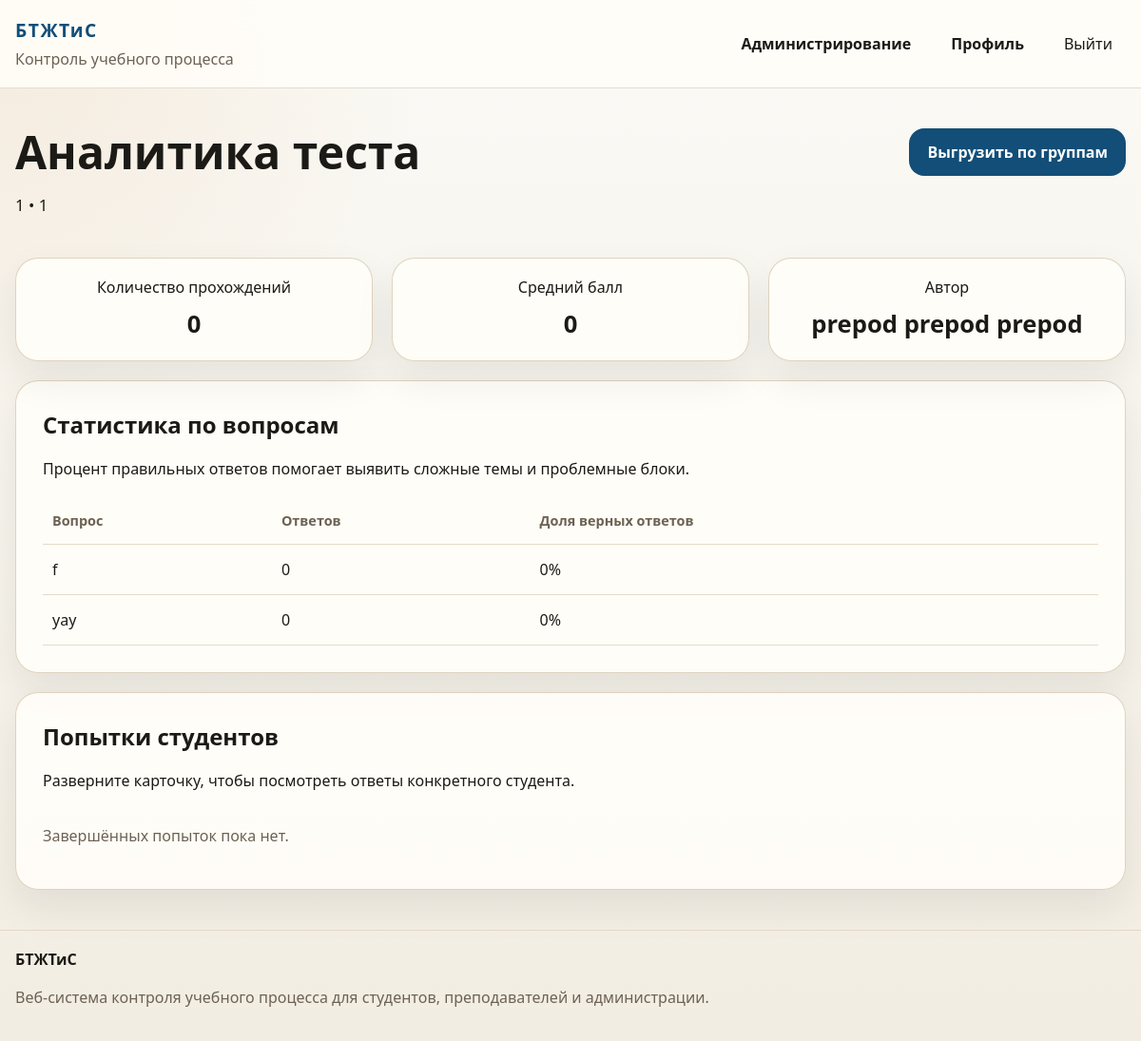
The app's page /teacher/reports/3/ (signed in), older data.
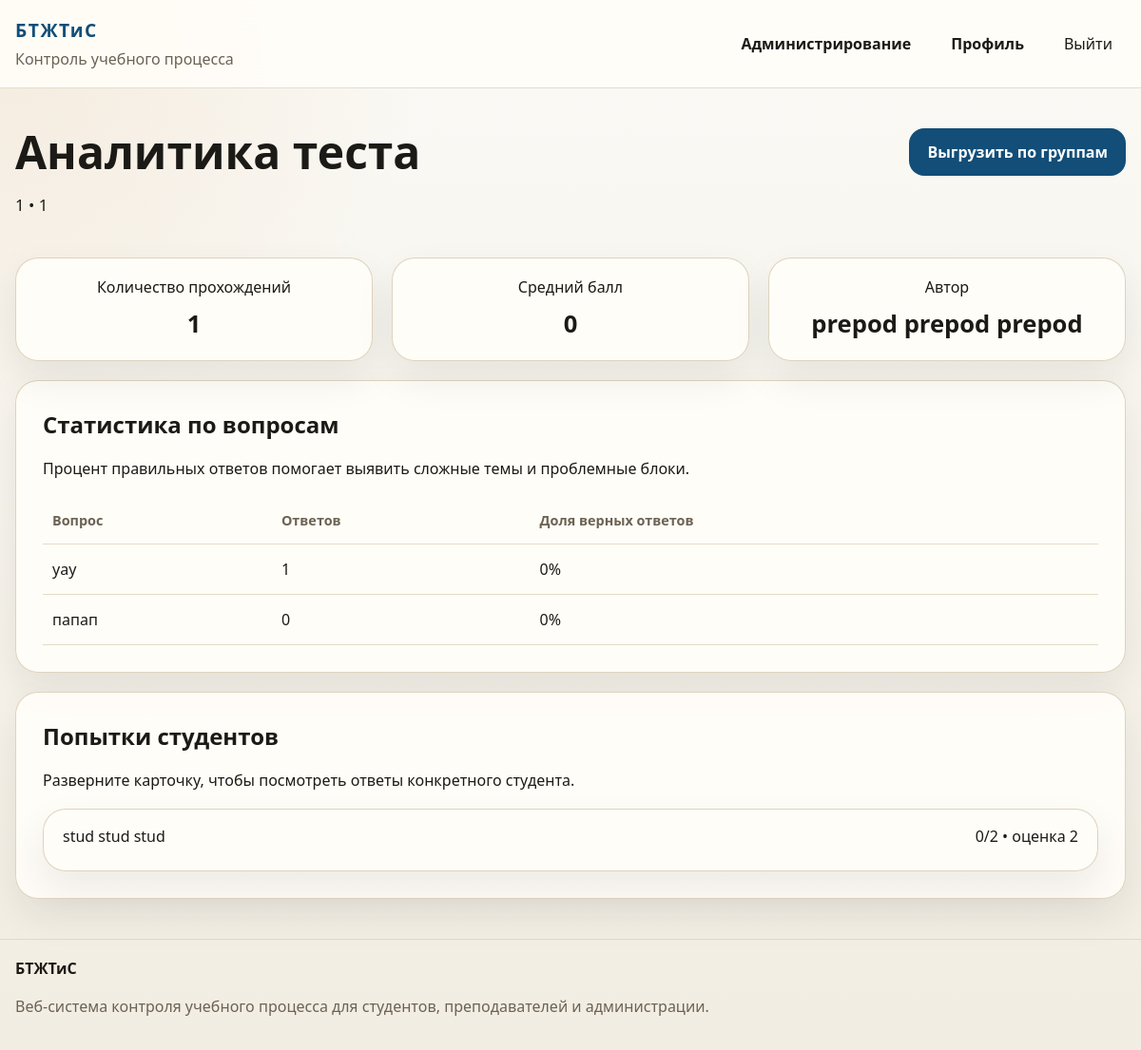
The same page, newer data.
### education/models.py (models this page shows, shortened)
class Question(models.Model):
    test = models.ForeignKey(Test, on_delete=models.CASCADE, related_name="questions", verbose_name="Тест")
    text = models.TextField("Текст вопроса")
    image = models.ImageField("Изображение", upload_to="questions/", blank=True, null=True)
    order = models.PositiveIntegerField("Порядок", default=1)
    class Meta:
        db_table = "questions"
        ordering = ["order", "id"]
        unique_together = ("test", "order")
        verbose_name = "Вопрос"
        verbose_name_plural = "Вопросы"

class TestAttempt(models.Model):
    student = models.ForeignKey(
        settings.AUTH_USER_MODEL,
        on_delete=models.CASCADE,
        related_name="attempts",
        limit_choices_to={"role": ROLE_STUDENT},
        verbose_name="Студент",
    )
    test = models.ForeignKey(Test, on_delete=models.CASCADE, related_name="attempts", verbose_name="Тест")
    attempt_number = models.PositiveIntegerField("Номер попытки", default=1)
    score = models.PositiveIntegerField("Набрано баллов", default=0)
    max_score = models.PositiveIntegerField("Максимум баллов", default=0)
    grade = models.CharField("Оценка", max_length=2, blank=True)
    started_at = models.DateTimeField("Начало", auto_now_add=True)
    completed_at = models.DateTimeField("Окончание", blank=True, null=True)
    is_finished = models.BooleanField("Завершён", default=False)
    class Meta:
        db_table = "test_attempts"
        ordering = ["-started_at"]
        unique_together = ("student", "test", "attempt_number")
        verbose_name = "Попытка прохождения"
        verbose_name_plural = "Попытки прохождения"

class User(AbstractUser):
    class Role(models.TextChoices):
        STUDENT = ROLE_STUDENT, "Студент"
        TEACHER = ROLE_TEACHER, "Преподаватель"
        ADMINISTRATOR = ROLE_ADMINISTRATOR, "Администратор"
    email = models.EmailField("Электронная почта", unique=True, blank=True, null=True)
    middle_name = models.CharField("Отчество", max_length=150, blank=True)
    phone = models.CharField("Телефон", max_length=32, blank=True)
    bio = models.TextField("О себе", blank=True)
    role = models.CharField(
        "Роль",
        max_length=20,
        choices=Role.choices,
        default=Role.STUDENT,
    )
    academic_group = models.ForeignKey(
        "AcademicGroup",
        on_delete=models.SET_NULL,
        related_name="students",
        blank=True,
        null=True,
        verbose_name="Учебная группа",
    )
    REQUIRED_FIELDS = ["first_name", "last_name"]
    objects = UserManager()
    class Meta:
        db_table = "users"
        ordering = ["last_name", "first_name", "username"]
        verbose_name = "Пользователь"
        verbose_name_plural = "Пользователи"
    @property
    def full_name(self):
        return " ".join(
            part for part in [self.last_name, self.first_name, self.middle_name] if part
        ) or self.username
    @property
    def is_teacher(self):
        return self.role == self.Role.TEACHER
    @property
    def is_administrator(self):
        return self.role == self.Role.ADMINISTRATOR or self.is_superuser

### education/views.py (the view)
# urls.py: path("teacher/reports/<int:pk>/", views.report_detail, name="report_detail"),
@role_required(User.Role.TEACHER, User.Role.ADMINISTRATOR)
def report_detail(request, pk):
    test = get_object_or_404(Test.objects.select_related("discipline", "author"), pk=pk)
    if request.user.is_teacher and test.author != request.user:
        return HttpResponseForbidden("Доступ запрещён.")
    attempts = (
        test.attempts.filter(is_finished=True)
        .select_related("student")
        .prefetch_related("answers__question", "answers__selected_option")
    )
    question_stats = []
    for question in test.questions.all():
        total_answers = StudentAnswer.objects.filter(
            question=question,
            attempt__test=test,
            attempt__is_finished=True,
        ).exclude(selected_option__isnull=True)
        answers_count = total_answers.count()
        correct_count = total_answers.filter(is_correct=True).count()
        question_stats.append(
            {
                "question": question,
                "answers_count": answers_count,
                "correct_rate": int(correct_count / answers_count * 100) if answers_count else 0,
            }
        )
    context = {
        "test": test,
        "attempts": attempts,
        "question_stats": question_stats,
        "summary": {
            "attempts": attempts.count(),
            "average_score": round(attempts.aggregate(avg=Avg("score")).get("avg") or 0, 1),
        },
    }
    return render(request, "education/report_detail.html", context)

### education/context_processors.py (called while the page is built)
def site_meta(request):
    view_name = getattr(getattr(request, "resolver_match", None), "view_name", "")
    meta = DEFAULT_META | ROUTE_META.get(view_name, {})
    meta["url"] = request.build_absolute_uri()
    meta["image"] = request.build_absolute_uri(static("education/img/og-cover.svg"))
    meta["og_title"] = meta["title"]
    return {
        "site_meta": meta,
        "current_view_name": view_name,
    }

### education/models.py (called while the page is built)
    def __str__(self):
        return self.text

### education/utils.py (called while the page is built)
def role_required(*roles):
    def decorator(view_func):
        @wraps(view_func)
        def _wrapped_view(request, *args, **kwargs):
            if not request.user.is_authenticated:
                return redirect("login")
            if request.user.is_superuser or request.user.role in roles:
                return view_func(request, *args, **kwargs)
            messages.error(request, "У вас нет доступа к данному разделу.")
            return redirect(dashboard_url_for(request.user))
        return _wrapped_view
    return decorator

### templates/education/report_detail.html (shortened to what this page needs)
{% extends "base.html" %}
{% block content %}
<section class="section">
    <div class="container">
        <div class="page-head page-head-inline">
            <div>
                <h1>Аналитика теста</h1>
                <p>{{ test.title }} • {{ test.discipline.name }}</p>
            </div>
            <div class="head-actions">
                <a class="btn btn-primary" href="{% url 'education:test_results_export' %}">Выгрузить по группам</a>
            </div>
        </div>
        <div class="stats-strip">
            <article class="mini-stat"><span>Количество прохождений</span><strong>{{ summary.attempts }}</strong></article>
            <article class="mini-stat"><span>Средний балл</span><strong>{{ summary.average_score }}</strong></article>
            <article class="mini-stat"><span>Автор</span><strong>{{ test.author.full_name }}</strong></article>
        </div>
        <section class="panel panel-top-space">
            <div class="section-head">
                <h2>Статистика по вопросам</h2>
                <p>Процент правильных ответов помогает выявить сложные темы и проблемные блоки.</p>
            </div>
            <div class="table-wrap">
                <table class="data-table">
                    <thead>
                        <tr>
                            <th>Вопрос</th>
                            <th>Ответов</th>
                            <th>Доля верных ответов</th>
                        </tr>
                    </thead>
                    <tbody>
                        {% for item in question_stats %}
                            <tr>
                                <td>{{ item.question.text|truncatechars:90 }}</td>
                                <td>{{ item.answers_count }}</td>
                                <td>{{ item.correct_rate }}%</td>
                            </tr>
                        {% empty %}
                            <tr>
                                <td colspan="3">Статистика пока недоступна.</td>
                            </tr>
                        {% endfor %}
                    </tbody>
                </table>
            </div>
        </section>
        <section class="panel panel-top-space">
            <div class="section-head">
                <h2>Попытки студентов</h2>
                <p>Разверните карточку, чтобы посмотреть ответы конкретного студента.</p>
            </div>
            <div class="details-list">
                {% for attempt in attempts %}
                    <details class="details-card">
                        <summary>
                            <span>{{ attempt.student.full_name }}</span>
                            <span>{{ attempt.score }}/{{ attempt.max_score }} • оценка {{ attempt.grade }}</span>
                        </summary>
                    </details>
                {% empty %}
                    <p class="muted">Завершённых попыток пока нет.</p>
                {% endfor %}
            </div>
        </section>
    </div>
</section>
{% endblock %}

Row changes from the older to the newer data that the page shows:
removed Question: question.text "f", answers_count "0", correct_rate "0"
changed Question "уау": answers_count "0" → "1"
added Question: question.text "папап", answers_count "0", correct_rate "0"
added TestAttempt: student.full_name "stud stud stud", score "0", max_score "2", grade "2"
Text that changed along with them:
{{ summary.attempts }}: "0" → "1"
text no longer shown: "Завершённых попыток пока нет."
